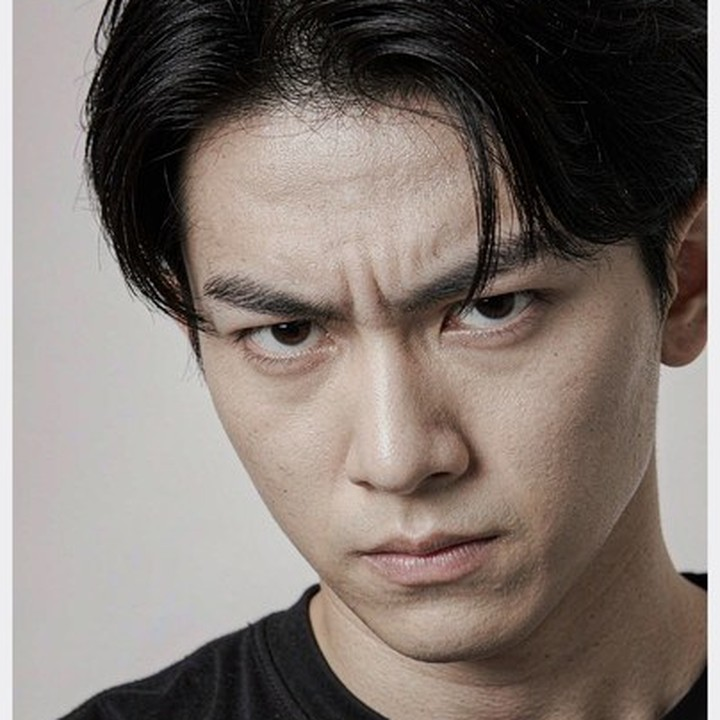
#> input picture assets/faces/angry.jpg, 720 x 720 px; its folder holds only this picture in this run
$ python prep_faces.py --src ../assets/faces/angry.jpg
#> lines starting #> are read from the running program, lines starting #| are printed output that depends on the picture
"""
tools/prep_faces.py —— 内置情绪图库的图像预处理脚本

为什么需要这个脚本：
  face-api.js 的 TinyFaceDetector 输入尺度固定为 416×416。当人脸在画面中
  占比过大（接近或超出整幅画面）时，检测器会直接漏检，表现为「未检测到人脸」。

  实测：AI 直接生成的 disgust / surprised 两张图，人脸几乎撑满 1024×1024 画面，
        face-api 返回 NO FACE。把人脸占比压到 20%~40% 后，两张图分别以
        0.948 与 1.000 的置信度被正确识别。

处理步骤（与 assets/faces/ 中的成品一致）：
  1. 裁掉右下角的生成水印
  2. 把主体缩放到画布的 60%
  3. 贴入浅灰画布居中，补足留白
  4. 输出 720×720 JPEG(q=90)

用法：
  python tools/prep_faces.py                # 处理 assets/faces/_*.png
  python tools/prep_faces.py --margin 0.72  # 单独调整留白比例

注意：脚本只做几何变换与编码，不改变表情内容，因此不会影响识别结果；
      但改变留白比例会改变人脸占比，需重新用真实模型验证。
"""

import argparse
import glob
import os

from PIL import Image

BASE = os.path.dirname(os.path.dirname(os.path.abspath(__file__)))
FACE_DIR = os.path.join(BASE, 'assets', 'faces')

WATERMARK_CROP = (0.84, 0.93)   # 保留 (宽, 高) 的比例，裁掉右下角水印
CANVAS = 1000                   # 合成画布边长
SUBJECT_SCALE = 0.72            # 主体在画布中的占比
OUTPUT_SIZE = 720
QUALITY = 90
BG = (238, 238, 240)            # 浅灰背景，与原始棚拍背景接近


def process(src_path, out_path=None, subject_scale=SUBJECT_SCALE):
#> called with src_path = '../assets/faces/angry.jpg', out_path = 'assets/faces/angry.jpg', subject_scale = 0.72
    im = Image.open(src_path).convert('RGB')
#> im is the input picture: PIL image 720x720 RGB; mean R, G, B 126.9, 116.6, 110.4
    w, h = im.size
#> w = 720; h = 720

    # 1. 裁掉右下角水印
    im = im.crop((0, 0, int(w * WATERMARK_CROP[0]), int(h * WATERMARK_CROP[1])))
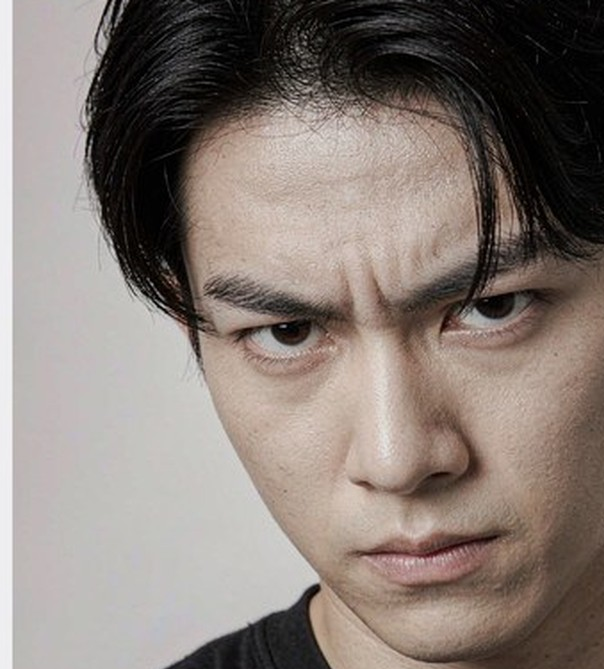
#> im: PIL image 604x669 RGB; mean R, G, B 134.8, 124.2, 117.9

    # 2/3. 缩小主体并贴到浅灰画布居中
    small = im.resize((int(im.width * subject_scale), int(im.height * subject_scale)), Image.LANCZOS)
    canvas = Image.new('RGB', (CANVAS, CANVAS), BG)
    canvas.paste(small, ((CANVAS - small.width) // 2, (CANVAS - small.height) // 2))
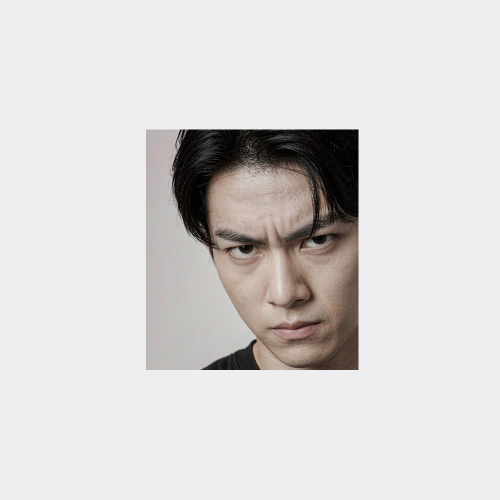
#> canvas: PIL image 1000x1000 RGB (shown at 1/2 size); mean R, G, B 216.5, 214.2, 214.5

    # 4. 输出
    canvas = canvas.resize((OUTPUT_SIZE, OUTPUT_SIZE), Image.LANCZOS)
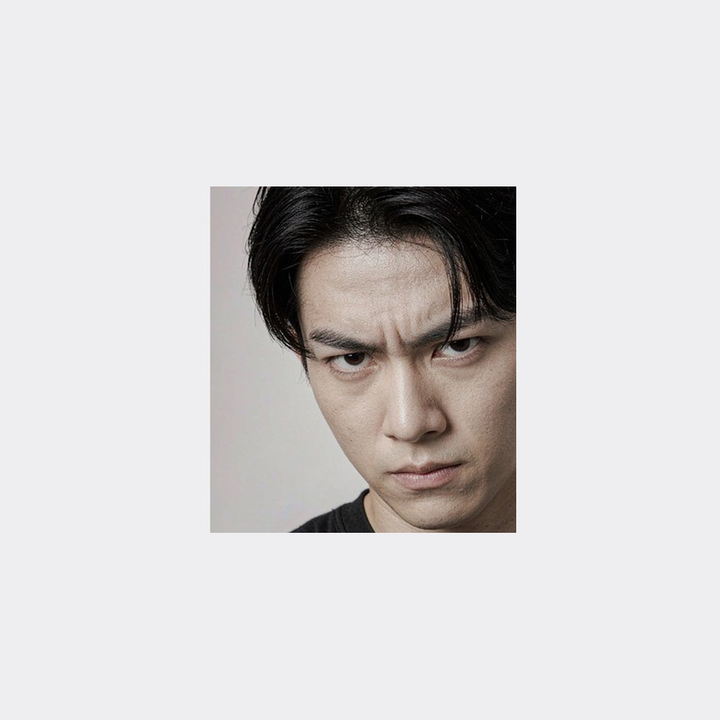
#> canvas: PIL image 720x720 RGB; mean R, G, B 216.5, 214.3, 214.5
    if out_path:
        canvas.save(out_path, 'JPEG', quality=QUALITY, optimize=True)
    return canvas


def main():
    ap = argparse.ArgumentParser()
    ap.add_argument('--margin', type=float, default=SUBJECT_SCALE,
                    help='主体在画布中的占比，默认 0.72')
    ap.add_argument('--src', default=os.path.join(FACE_DIR, '_*.png'))
    args = ap.parse_args()

    files = sorted(glob.glob(args.src))
    if not files:
        print('没有找到源图：', args.src)
        print('请把原始生成图放到 assets/faces/ 并以 _ 开头命名（如 _happy.png）')
        return

    for p in files:
        name = os.path.basename(p)
        out = os.path.join(FACE_DIR, name.lstrip('_').rsplit('.', 1)[0] + '.jpg')
        process(p, out, args.margin)
        print('%-12s -> %-14s %d KB' % (name, os.path.basename(out), os.path.getsize(out) // 1024))


if __name__ == '__main__':
    main()

$ run again, on assets/faces/fearful.jpg
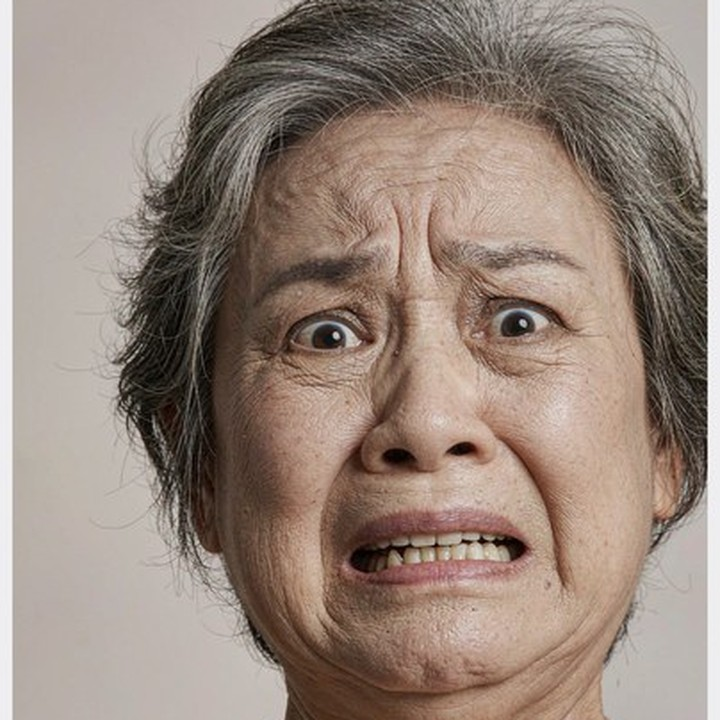
#> input picture assets/faces/fearful.jpg, 720 x 720 px
#> in process, im is the input picture: PIL image 720x720 RGB; mean R, G, B 151.6, 135, 124.2
#> in process, `im = im.crop((0, 0, int(w * WATERMARK_CROP[0]), int(h * WATERMARK_CROP..`:
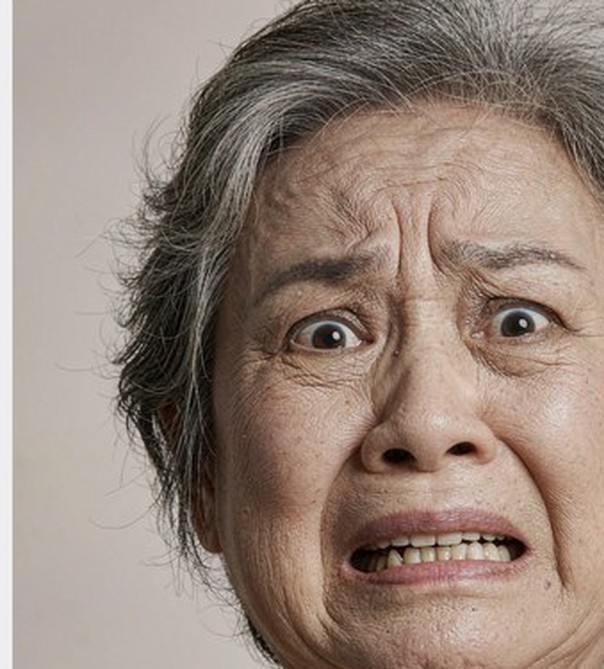
#> im: PIL image 604x669 RGB; mean R, G, B 150.1, 132.7, 121.7
#> in process, `canvas = canvas.resize((OUTPUT_SIZE, OUTPUT_SIZE), Image.LANCZOS)`:
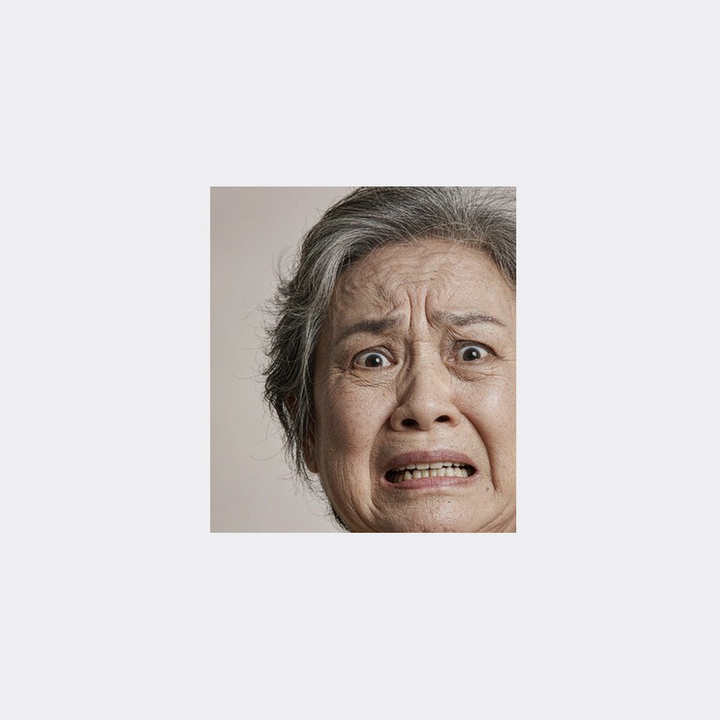
#> canvas: PIL image 720x720 RGB; mean R, G, B 219.7, 216, 215.3
